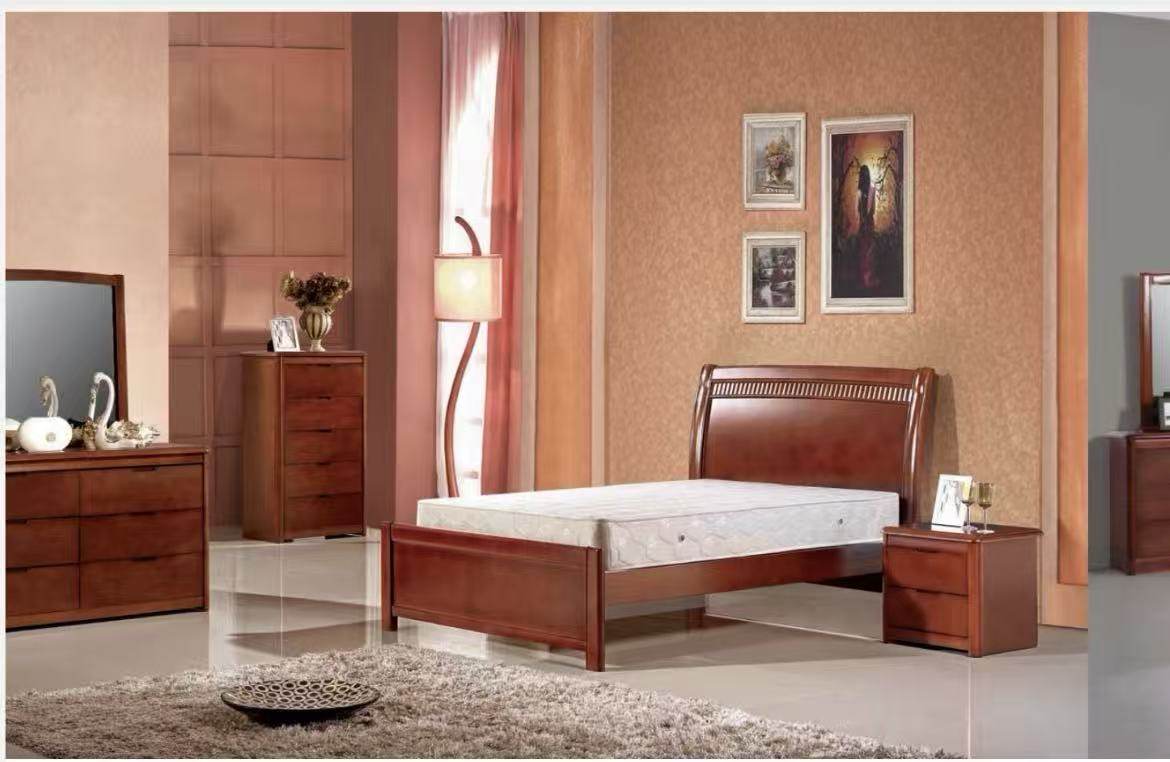
#> input picture assets/images/th/TH-230-main.png, 1170 x 762 px; its folder holds only this picture in this run
$ python enhance_all_images.py
#> lines starting #> are read from the running program, lines starting #| are printed output that depends on the picture
#> in process_directory, im is the input picture: PIL image 1170x762 RGB; mean R, G, B 161.4, 125.7, 109.3
import os
import sys
from PIL import Image, ImageFilter, ImageEnhance

TARGET_DIRS = [
    "assets/images/th",
    "assets/images/mattress",
    "assets/images/pdf1",
    "assets/images/pdf2",
    "assets/images/pdf3",
    "assets/images/pdf5",
    "assets/images/pdf6",
    "assets/images/pdf7",
    "assets/images/pdf8",
    "assets/images/pdf10",
    "assets/images/magical",
    "assets/images/massage-chair",
    "assets/images/diningroom-classified",
    "assets/images/livingroom-classified",
    "assets/images/mattress-classified",
    "assets/images/priced_collection",
    "assets/images"
]

def enhance_image(im):
    orig_mode = im.mode
#> orig_mode = 'RGB'
    has_alpha = ("A" in orig_mode or orig_mode == "RGBA" or orig_mode == "LA")
#> has_alpha = False

    if has_alpha:
        # For RGBA, separate alpha channel to enhance RGB without artifacts
        alpha = im.getchannel("A")
        rgb = im.convert("RGB")
    else:
        if orig_mode != "RGB":
            rgb = im.convert("RGB")
        else:
            rgb = im.copy()
        alpha = None

    w, h = rgb.size
#> w = 1170; h = 762
    max_dim = max(w, h)
#> max_dim = 1170

    # 1. Upscale if image is smaller than 1400px (standard crisp display size)
    if max_dim < 1400:
        scale = min(2.5, 1400.0 / max_dim)
#> scale = 1.2
        new_w = max(1, int(w * scale))
#> new_w = 1400
        new_h = max(1, int(h * scale))
#> new_h = 911
        rgb = rgb.resize((new_w, new_h), Image.Resampling.LANCZOS)
        if alpha:
            alpha = alpha.resize((new_w, new_h), Image.Resampling.LANCZOS)

    # 2. Smart Unsharp Mask
    rgb = rgb.filter(ImageFilter.UnsharpMask(radius=1.8, percent=135, threshold=2))
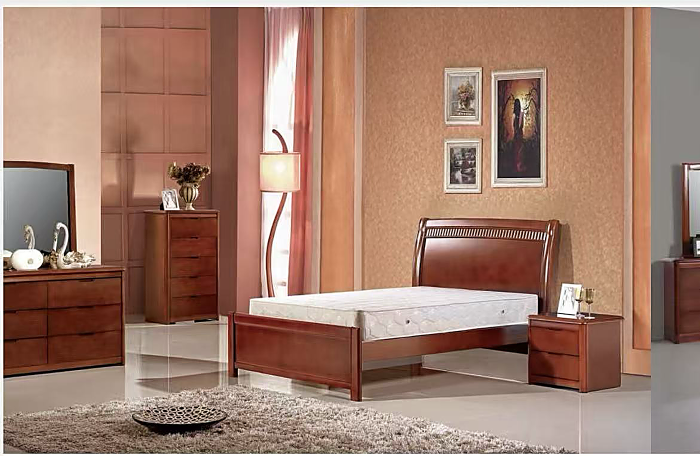
#> rgb: PIL image 1400x911 RGB (shown at 1/2 size); mean R, G, B 161, 125.6, 109.3

    # 3. Fine-grain Sharpness enhancement
    enhancer_sharpness = ImageEnhance.Sharpness(rgb)
    rgb = enhancer_sharpness.enhance(1.22)

    # 4. Subtle Contrast boost to eliminate muddy gray tones
    enhancer_contrast = ImageEnhance.Contrast(rgb)
    rgb = enhancer_contrast.enhance(1.04)

    # 5. Recombine alpha if needed
    if alpha:
        rgb.putalpha(alpha)
        return rgb
    return rgb

def process_directory(dir_path):
    if not os.path.exists(dir_path):
        return 0

    count = 0
    # If dir_path is assets/images, only process direct files (not recursing into subdirs since we list them)
    is_root = (dir_path == "assets/images")

    items = os.listdir(dir_path)
    for f in items:
        p = os.path.join(dir_path, f)
        if os.path.isdir(p):
            continue

        ext = os.path.splitext(f)[1].lower()
        if ext in (".jpg", ".jpeg", ".png", ".webp"):
            # Skip video poster or backups if needed, or enhance all
            if "backup" in f:
                continue
            try:
                with Image.open(p) as im:
                    enhanced = enhance_image(im)

                    if ext == ".png":
                        enhanced.save(p, "PNG", optimize=True)
                    elif ext in (".jpg", ".jpeg"):
                        enhanced.save(p, "JPEG", quality=95, progressive=True)
                    elif ext == ".webp":
                        enhanced.save(p, "WEBP", quality=95)
                count += 1
            except Exception as e:
                print(f"Error processing {p}: {e}")
    return count

total = 0
for d in TARGET_DIRS:
    c = process_directory(d)
    print(f"Processed {c} images in {d}")
    total += c

print(f"\nSuccessfully enhanced {total} product and banner images to ultra-clear resolution!")
